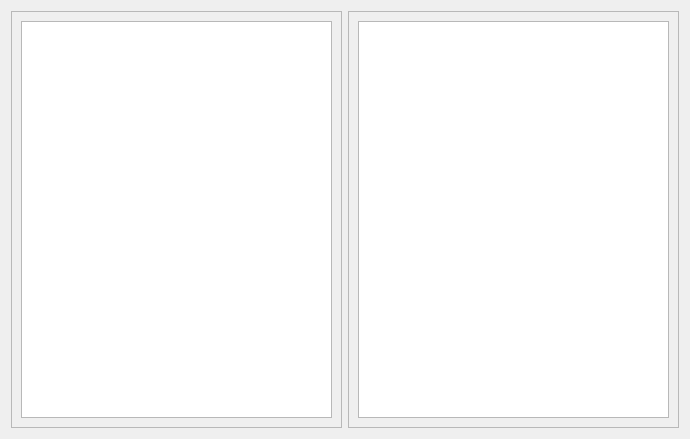
<?xml version="1.0" encoding="UTF-8"?>
<ui version="4.0">
 <class>Form</class>
 <widget class="QWidget" name="Form">
  <property name="geometry">
   <rect>
    <x>0</x>
    <y>0</y>
    <width>690</width>
    <height>439</height>
   </rect>
  </property>
  <property name="windowTitle">
   <string>Form</string>
  </property>
  <layout class="QHBoxLayout" name="horizontalLayout">
   <item>
    <widget class="QFrame" name="frame">
     <property name="minimumSize">
      <size>
       <width>200</width>
       <height>200</height>
      </size>
     </property>
     <property name="frameShape">
      <enum>QFrame::StyledPanel</enum>
     </property>
     <property name="frameShadow">
      <enum>QFrame::Raised</enum>
     </property>
     <layout class="QHBoxLayout" name="horizontalLayout_2">
      <item>
       <widget class="QTableWidget" name="tableWidget"/>
      </item>
     </layout>
    </widget>
   </item>
   <item>
    <widget class="QFrame" name="frame_2">
     <property name="minimumSize">
      <size>
       <width>200</width>
       <height>200</height>
      </size>
     </property>
     <property name="frameShape">
      <enum>QFrame::StyledPanel</enum>
     </property>
     <property name="frameShadow">
      <enum>QFrame::Raised</enum>
     </property>
     <layout class="QHBoxLayout" name="horizontalLayout_3">
      <item>
       <widget class="QTableWidget" name="tableWidget_2"/>
      </item>
     </layout>
    </widget>
   </item>
  </layout>
 </widget>
 <resources/>
 <connections/>
</ui>
